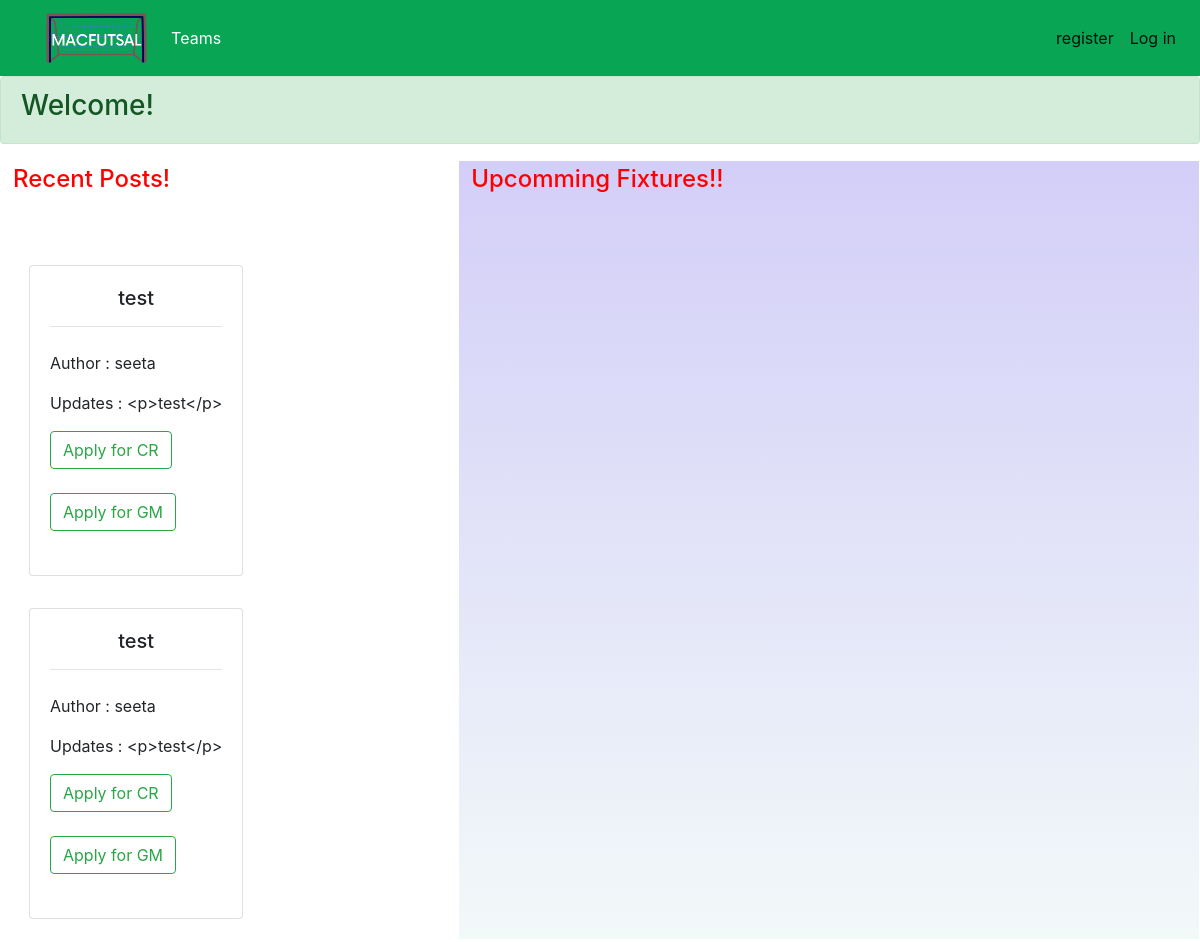
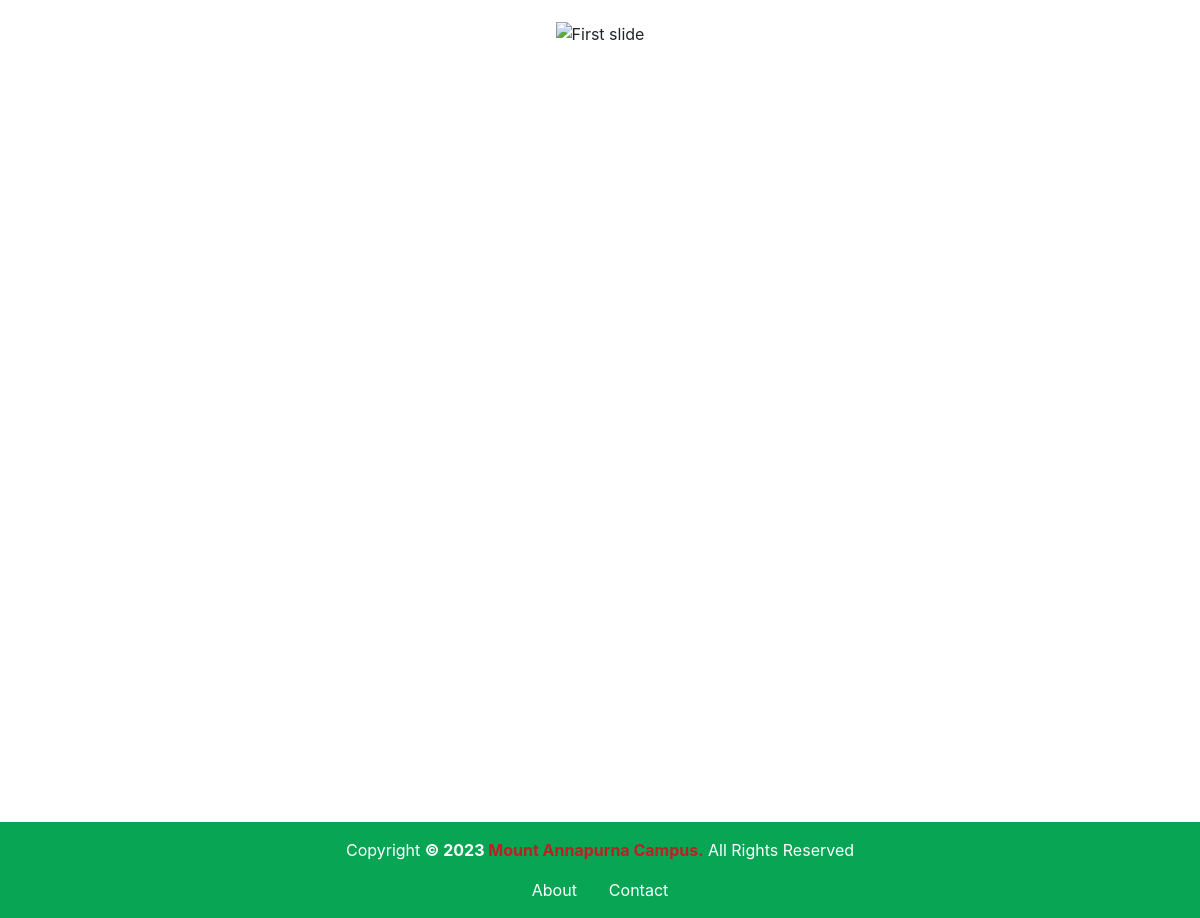
The page / on the database its author committed (2 pictures, top to bottom).
### adminpanel/models.py (models this page shows, shortened)
class Posts(models.Model):
    title = models.CharField(max_length=100)
    content = models.TextField()
    created_at = models.DateTimeField(auto_now_add=True)
    author = models.ForeignKey( User, on_delete=models.CASCADE)

### login/views.py (the view)
# urls.py: path('', user_views.index, name='index'),
def index(request):
    form = PostForm()
    posts = Posts.objects.all()
    if request.method == "POST":
        form = PostForm(request.POST)
        if form.is_valid():
            form.save()
    context = {
        "form":form,
        "posts":posts,
    }
    return render(request, 'Accounts/index.html', context)

### login/context_processors.py (called while the page is built)
def groups(request):
    user = request.user
    return {
        'is_Class_Coordinator': user.groups.filter(name='Class Coordinator').exists(),
        'is_System_Handler': user.groups.filter(name='System Handler').exists(),
        'is_adminpanel': user.groups.filter(name='adminpanel').exists(),
    }

### login/templates/Accounts/index.html (shortened to what this page needs)
{% extends "base.html" %}
{% block main %}
  {% if user.is_authenticated %}
  <div class="alert alert-primary" role="alert">
    <h3><b>Welcome </b>{{ user.username }} <svg xmlns="http://www.w3.org/2000/svg" width="16" height="16" fill="currentColor" class="bi bi-patch-check-fill" viewBox="0 0 16 16">
      <path d="M10.067.87a2.89 2.89 0 0 0-4.134 0l-.622.638-.89-.011a2.89 2.89 0 0 0-2.924 2.924l.01.89-.636.622a2.89 2.89 0 0 0 0 4.134l.637.622-.011.89a2.89 2.89 0 0 0 2.924 2.924l.89-.01.622.636a2.89 2.89 0 0 0 4.134 0l.622-.637.89.011a2.89 2.89 0 0 0 2.924-2.924l-.01-.89.636-.622a2.89 2.89 0 0 0 0-4.134l-.637-.622.011-.89a2.89 2.89 0 0 0-2.924-2.924l-.89.01-.622-.636zm.287 5.984-3 3a.5.5 0 0 1-.708 0l-1.5-1.5a.5.5 0 1 1 .708-.708L7 8.793l2.646-2.647a.5.5 0 0 1 .708.708z"/>
    </svg></h3>
  </div>
  {% else %}
  <div class="alert alert-success" role="alert">
    <h3>Welcome!</h3>
  </div>
  {% endif %}
<div class="flex-container" style="display: flex;  flex-wrap: nowrap; ">
  <div class="shadowbox" style="
                                width :55em;
                                border: 0.5px solid #fff;
                                padding: 4px 12px;">
                                <h4 style="color: red;">Recent Posts!</h4>  <br> <br>
    <div class="section">
      {% for post in posts %}
      <div class="d-inline-flex">
        <div class="card m-3" style="background: rgb(255, 255, 255);">
          <div class="card-body">
            <div class="row">
              <div class="col">
              <center> <h5>{{post.title}}</h5></center>
              <hr>
              </div>
            </div>
            <div class="row">
              <div class="col pt-2">
               <p> Author : {{post.author}} </p>
                <p>Updates : </b> {{post.content}}</p>
                <button class="btn btn-outline-success" onclick="window.location.href='/CR/'">Apply for CR</button> <br> <br>
                <button class="btn btn-outline-success" onclick="window.location.href='/GM/'">Apply for GM</button> <br> <br>
              </div>
            </div>
          </div>
        </div>
      </div>
        {% endfor %}
    </div>
  </div>
  <div class="shadowbox" style="
          width :90em;
          border: 0.5px solid #fff;
          padding: 4px 12px;
          background-image: linear-gradient(0deg, rgba(172, 217, 216, 0.157)  0%, rgb(211 206 248) 100%); ">
    <h4 style="color: red;"> Upcomming Fixtures!!</h4>
  </div>
</div>
<br>
   {% load static %}
 <div class="container-fluid" style="height: 100px">
  <div class="row">
    <div class=" mx-auto">
      <div id="carouselExampleIndicators" class="carousel slide" data-ride="carousel">
        <ol class="carousel-indicators">
          <li data-target="#carouselExampleIndicators" data-slide-to="0" class="active"></li>
          <li data-target="#carouselExampleIndicators" data-slide-to="1"></li>
          <li data-target="#carouselExampleIndicators" data-slide-to="2"></li>
        </ol>
        <div class="carousel-inner">
          <div class="carousel-item active" style="height:800px;">
            <img class="d-block w-100" src="static/images/indexbg1.jpg"  alt="First slide" style="height: fit-content;">
          </div>
        </div>
        <a class="carousel-control-prev" href="#carouselExampleIndicators" role="button" data-slide="prev">
          <span class="carousel-control-prev-icon" aria-hidden="true"></span>
        </a>
        <a class="carousel-control-next" href="#carouselExampleIndicators" role="button" data-slide="next">
          <span class="carousel-control-next-icon" aria-hidden="true"></span>
        </a>
      </div>
    </div>
  </div>
  <footer class="row" style="background-color:#07a554;
                  color: #fff ;
                  padding: 1em 0;">
    <div style="  max-width: 960px;
                                    margin: 0 auto;
                                    text-align: center;">
      <p style="margin:0;"> Copyright <b> © 2023 </b><b> <a href="https://www.facebook.com/MAC.ITBASEDCOLLEGE" style="color: #bb2122;">  Mount Annapurna Campus.</a></b> All Rights Reserved </p>
      <nav style="margin-top: 1em;">
        <ul style="  display: flex;
                    justify-content: center;
                    list-style: none;
                    margin: 0;
                    padding: 0;">
          <li style="margin : 0 1em;"><a style="color:#fff; text-decoration: none;" href="/About/">About</a></li>
          <li style="margin : 0 1em;"><a style="color:#fff; text-decoration: none;" href="/Contact/">Contact</a></li>
        </ul>
      </nav>
    </div>
  </footer>
</div>
{% endblock %}

### rows shown on the page
Posts: title "test", author "seeta", content "<p>test</p>"
Posts: title "test", author "seeta", content "<p>test</p>"
